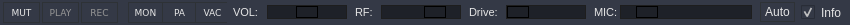
    <widget class="QWidget" name="widget_3" native="true">
     <property name="minimumSize">
      <size>
       <width>0</width>
       <height>25</height>
      </size>
     </property>
     <property name="maximumSize">
      <size>
       <width>16777215</width>
       <height>25</height>
      </size>
     </property>
     <property name="styleSheet">
      <string notr="true">QWidget { 
background: #343946;
border: 0px solid #124159;
color: #E5E5E5;
}
/*
QPushButton {
color: #C5C5C5;

border: 1px solid #124159;

border-radius: 0px;

background-color: qlineargradient(x1: 0, y1: 0, x2: 0, y2: 1,

stop: 0 #69A8C7, stop:0.45 #46768D, stop:0.5 #295971, stop: 1 #0F3446);

min-width: 35px;
}
QPushButton:hover {
background-color:qlineargradient(x1: 0, y1: 0, x2: 0, y2: 1,
stop: 0 #6C99B9, stop:0.45 #46868D, stop:0.5 #28576F, stop: 1 #184257);
color: WHITE;
border: 1px solid #124159;
}
QPushButton:pressed {
background-color:qlineargradient(x1: 0, y1: 0, x2: 0, y2: 1,
stop: 0 #267194, stop:0.45 #307FA4, stop:0.5 #3987AC, stop: 1 #549EC1);
color: WHITE;
border: 1px solid #124159;;
}
QPushButton:flat {
border: none;
}
QPushButton::checked {
background-color:qlineargradient(x1: 0, y1: 0, x2: 0, y2: 1,
stop: 0 #267194, stop:0.45 #307FA4, stop:0.5 #3987AC, stop: 1 #549EC1);
color: WHITE;
border: 1px solid #124159;;
}
QPushButton:default {
border-color: navy;
} */
QPushButton {
/*color: #ceeefa;*/ /*93afb9;*//*#E5E5E5;*/
border: 1px solid #2e3236; /*#124159; */
border-radius: 0px;
background-color: qlineargradient(x1: 0, y1: 0, x2: 0, y2: 1,
stop: 0 #bfbfbf, stop:0.45 #515253, stop:0.5 #25272b, stop: 1 #2e3236);
min-width: 33px;
}
QPushButton:hover {
background-color: qlineargradient(x1: 0, y1: 0, x2: 0, y2: 1,
stop: 0 #eeeeee, stop:0.5 #5b5e63, stop:0.55 #363b3d, stop: 1 #5d606b);
color: WHITE;
border: 1px solid #2e3236;
}
QPushButton:pressed {
background-color:qlineargradient(x1: 0, y1: 0, x2: 0, y2: 1,
stop: 0 #f4d4b4, stop:0.45 #b77738, stop:0.5 #a7601b, stop: 1 #884d12);
color: WHITE;
border: 1px solid #124159;
}
QPushButton:flat {
border: none; /* no border for a flat push button */
}
QPushButton::checked {
background-color:qlineargradient(x1: 0, y1: 0, x2: 0, y2: 1,
stop: 0 #f4d4b4, stop:0.45 #b77738, stop:0.5 #a7601b, stop: 1 #884d12);
color: WHITE;
border: 1px solid #124159;
}
QPushButton:default {
border-color: navy; /* make the default button prominent */
}
/***********************************************/
QComboBox {
border: 2px solid #124159;
background-color: white;
/* border-radius: 3px;*/
padding: 1px 18px 1px 3px;
min-width: 6em;
color: black;
}

QComboBox:editable {
background: white;
}

QComboBox:!editable, QComboBox::drop-down:editable {
background: #C5C5C5;
}

/* QComboBox gets the &quot;on&quot; state when the popup is open */
QComboBox:!editable:on, QComboBox::drop-down:editable:on {
background: *qlineargradient(x1: 0, y1: 0, x2: 0, y2: 1,
stop: 0 #D3D3D3, stop: 0.4 #D8D8D8,
stop: 0.5 #DDDDDD, stop: 1.0 #E1E1E1);
}

QComboBox:on { /* shift the text when the popup opens */
padding-top: 3px;
padding-left: 4px;
}

QComboBox::drop-down {
subcontrol-origin: padding;
subcontrol-position: top right;
width: 15px;

border-left-width: 1px;
border-left-color: darkgray;
border-left-style: solid; /* just a single line */
border-top-right-radius: 3px; /* same radius as the QComboBox */
border-bottom-right-radius: 3px;
}

QComboBox::down-arrow {
image: url(:/images/ComboBox.png) 5;
}

QComboBox::down-arrow:on { /* shift the arrow when popup is open */
top: 1px;
left: 1px;
}

QSlider::groove:horizontal {
background: #343946;/*#383B3D;*/
	background-color: rgb(30, 33, 40);
position: absolute; /* абсолютная позиция в 4px слева и справа от виджета. установка полей виджета также будет работать... */
/*width: 20px; */
height: 12px;
left: 2px; right: 2px;
border: 1px solid #1e1e1e;
margin: 0px 0;
}
QSlider::handle:horizontal {
height: 10px;
width: 20 px;
/*background: qlineargradient(x1: 0, y1: 0, x2: 0, y2: 1,
stop: 0 #69A8C7, stop:0.45 #46768D, stop:0.5 #295971, stop: 1 #0F3446); */
background: qlineargradient(x1: 0, y1: 0, x2: 0, y2: 1,
stop: 0 #f0f0f0, stop:0.45 #bcbcbc, stop:0.5 #8b8b8b, stop: 1 #686868);
/*background: qlineargradient(x1: 0, y1: 0, x2: 0, y2: 1,
stop: 0 #bfbfbf, stop:0.45 #515253, stop:0.5 #25272b, stop: 1 #2e3236);*/
border: 1px solid #686868;
	border-color: rgb(0, 0, 0);
margin: 0px 0; /* расширяется наружу от бороздки */
border-radius: 0px;
}

QSlider::groove:vertical {
background : #afafaf;
position: absolute; /* абсолютная позиция в 4px слева и справа от виджета. установка полей виджета также будет работать... */
width: 2px;
left: 2px; right: 2px;
border: 1px solid #144258;
}
QSlider::handle:vertical {
height: 10px;
background: qlineargradient(x1: 0, y1: 0, x2: 0, y2: 1,
stop: 0 #f0f0f0, stop:0.45 #bcbcbc, stop:0.5 #8b8b8b, stop: 1 #686868); /* qlineargradient(x1:0, y1:0, x2:0, y2:1, stop:0 #47778e, stop:1 #1d4d66); */
border: 1px solid #0e0e0e;
margin: 0 -3px; /* расширяется наружу от бороздки */
border-radius: 0px;
}

QSpinBox {
border: 1px solid #124159;
background-color:qlineargradient(x1: 0, y1: 0, x2: 0, y2: 1,
stop: 0 #D3D3D3, stop: 0.4 #D8D8D8, stop: 0.5 #DDDDDD, stop: 1.0 #E1E1E1);
/* border-radius: 3px;*/
padding-right: 0px; /* make room for the arrows */
/* border-image: url(:/images/frame.png) 4;*/
color: black;
}

QSpinBox::up-button {
subcontrol-origin: border;
subcontrol-position: top right; /* position at the top right corner */

width: 16px; /* 16 + 2*1px border-width = 15px padding + 3px parent border */
border-image: url(:/images/ee_spinup.png) 1;
border-width: 1px;
}

QSpinBox::up-button:hover {
border-image: url(:/images/ee_spinup.png) 1;
}

QSpinBox::up-button:pressed {
border-image: url(:/images/ee_spinup_pressed.png) 1;
}

QSpinBox::up-arrow {
image: url(:/images/ee_spinup_arrow.png);
width: 7px;
height: 7px;
}

QSpinBox::up-arrow:disabled, QSpinBox::up-arrow:off { /* off state when value is max */
image: url(:/images/up_arrow_disabled.png);
}

QSpinBox::down-button {
subcontrol-origin: border;
subcontrol-position: bottom right; /* position at bottom right corner */

width: 16px;
border-image: url(:/images/ee_spindown.png) 1;
border-width: 1px;
border-top-width: 0;
}

QSpinBox::down-button:hover {
border-image: url(:/images/ee_spindown_hover.png) 1;
}

QSpinBox::down-button:pressed {
border-image: url(:/images/ee_spindown_pressed.png) 1;
}

QSpinBox::down-arrow {
image: url(:/images/ee_spindown_arrow.png);
width: 7px;
height: 7px;
}

QSpinBox::down-arrow:disabled,
QSpinBox::down-arrow:off { /* off state when value in min */
image: url(:/images/down_arrow_disabled.png);
}



QDoubleSpinBox {
border: 1px solid #124159;
background-color: qlineargradient(x1: 0, y1: 0, x2: 0, y2: 1,
stop: 0 #D3D3D3, stop: 0.4 #D8D8D8,
stop: 0.5 #DDDDDD, stop: 1.0 #E1E1E1);
/* border-radius: 3px;*/
padding-right: 0px; /* make room for the arrows */
/* border-image: url(:/images/frame.png) 4;*/
color: black;
}

QDoubleSpinBox::up-button {
subcontrol-origin: border;
subcontrol-position: top right; /* position at the top right corner */

width: 16px; /* 16 + 2*1px border-width = 15px padding + 3px parent border */
border-image: url(:/images/ee_spinup.png) 1;
border-width: 1px;
}

QDoubleSpinBox::up-button:hover {
border-image: url(:/images/ee_spinup.png) 1;
}

QDoubleSpinBox::up-button:pressed {
border-image: url(:/images/ee_spinup_pressed.png) 1;
}

QDoubleSpinBox::up-arrow {
image: url(:/images/ee_spinup_arrow.png);
width: 7px;
height: 7px;
}

QDoubleSpinBox::up-arrow:disabled, QSpinBox::up-arrow:off { /* off state when value is max */
image: url(:/images/up_arrow_disabled.png);
}

QDoubleSpinBox::down-button {
subcontrol-origin: border;
subcontrol-position: bottom right; /* position at bottom right corner */

width: 16px;
border-image: url(:/images/ee_spindown.png) 1;
border-width: 1px;
border-top-width: 0;
}

QDoubleSpinBox::down-button:hover {
border-image: url(:/images/ee_spindown_hover.png) 1;
}

QDoubleSpinBox::down-button:pressed {
border-image: url(:/images/ee_spindown_pressed.png) 1;
}

QDoubleSpinBox::down-arrow {
image: url(:/images/ee_spindown_arrow.png);
width: 7px;
height: 7px;
}

QDoubleSpinBox::down-arrow:disabled,
QDoubleSpinBox::down-arrow:off { /* off state when value in min */
image: url(:/images/down_arrow_disabled.png);
}

QToolButton { /* all types of tool button */
color: #050505;
border: 1px solid #2e3236; /*#848584;*/
border-radius: 0px;
background-color: qlineargradient(x1: 0, y1: 0, x2: 0, y2: 1,
stop: 0 #e7e7e7, stop:0.45 #c8c9c9, stop:0.5 #bcbebc, stop: 1 #818382);
}

QToolButton[popupMode=&quot;1&quot;] { /* only for MenuButtonPopup */
padding-right: 20px; /* make way for the popup button */
}

QToolButton:hover { /* all types of tool button */
color: #050505;
border: 1px solid #a75e16; /*#848584;*/
border-radius: 0px;
background-color: qlineargradient(x1: 0, y1: 0, x2: 0, y2: 1,
stop: 0 #e7e7e7, stop:0.45 #c8c9c9, stop:0.5 #bcbebc, stop: 1 #818382);
}

QToolButton:pressed {
background-color:qlineargradient(x1: 0, y1: 0, x2: 0, y2: 1,
stop: 0 #737372, stop:0.45 #b0b1b0, stop:0.5 #c2c1c2, stop: 1 #c2c1c2);
color: #050505;
border: 1px solid #2e3236;
}

QToolButton:checked {
background-color:qlineargradient(x1: 0, y1: 0, x2: 0, y2: 1,
stop: 0 #737372, stop:0.45 #b0b1b0, stop:0.5 #c2c1c2, stop: 1 #c2c1c2);
color: #050505;
border: 1px solid #2e3236;
}

/* the subcontrols below are used only in the MenuButtonPopup mode */
QToolButton::menu-button {
border: 1px solid gray;
border-top-right-radius: 6px;
border-bottom-right-radius: 6px;
/* 16px width + 4px for border = 20px allocated above */
width: 16px;
}

QToolButton::menu-arrow {
image: url(downarrow.png);
}

QToolButton::menu-arrow:open {
top: 1px; left: 1px; /* shift it a bit */
}</string>
     </property>
     <layout class="QHBoxLayout" name="horizontalLayout_2">
      <property name="spacing">
       <number>6</number>
      </property>
      <property name="margin">
       <number>1</number>
      </property>
      <item>
       <widget class="QWidget" name="widget_8" native="true">
        <property name="minimumSize">
         <size>
          <width>120</width>
          <height>0</height>
         </size>
        </property>
        <property name="maximumSize">
         <size>
          <width>120</width>
          <height>40</height>
         </size>
        </property>
        <property name="styleSheet">
         <string notr="true">QWidget { 
background: #343946;
/* background: #6E6F6E;*/
color: #E5E5E5;
border: 0px solid #124159;
}
/*QPushButton {
color: #C5C5C5;
border: 1px solid #124159;
border-radius: 0px;
background-color: qlineargradient(x1: 0, y1: 0, x2: 0, y2: 1,
stop: 0 #69A8C7, stop:0.45 #46768D, stop:0.5 #295971, stop: 1 #0F3446);
min-width: 28px;
}
QPushButton:hover {
background-color: qlineargradient(x1: 0, y1: 0, x2: 0, y2: 1,
stop: 0 #69A8C7, stop:0.45 #46768D, stop:0.5 #295971, stop: 1 #0F3446);
color: WHITE;
border: 1px solid #124159;
}
QPushButton:disabled {
background-color:qlineargradient(x1: 0, y1: 0, x2: 0, y2: 1,
stop: 0 #6C99B9, stop:0.45 #46868D, stop:0.5 #28576F, stop: 1 #184257);
color: #104050;
border: 1px solid #124159;
}
QPushButton:pressed {
background-color:qlineargradient(x1: 0, y1: 0, x2: 0, y2: 1,
stop: 0 #267194, stop:0.45 #307FA4, stop:0.5 #3987AC, stop: 1 #549EC1);
color: WHITE;
border: 1px solid #124159;;
}
QPushButton:flat {
border: none;
}
QPushButton::checked {
background-color:qlineargradient(x1: 0, y1: 0, x2: 0, y2: 1,
stop: 0 #267194, stop:0.45 #307FA4, stop:0.5 #3987AC, stop: 1 #549EC1);
color: WHITE;
border: 1px solid #124159;
}
QPushButton:default {
border-color: navy;
}
*/
QPushButton {
/*color: #ceeefa;*/ /*E5E5E5;*/
border: 1px solid #2e3236; /*#124159;*/
border-radius: 0px;
background-color: qlineargradient(x1: 0, y1: 0, x2: 0, y2: 1,
stop: 0 #bfbfbf, stop:0.45 #515253, stop:0.5 #25272b, stop: 1 #2e3236);
}
QPushButton:hover {
background-color: qlineargradient(x1: 0, y1: 0, x2: 0, y2: 1,
stop: 0 #eeeeee, stop:0.5 #5b5e63, stop:0.55 #363b3d, stop: 1 #5d606b);
color: WHITE;
border: 1px solid #2e3236;
}
QPushButton:disabled {
border: 1px solid #2e3236; /*#124159;*/
background-color: qlineargradient(x1: 0, y1: 0, x2: 0, y2: 1,
stop: 0 #bfbfbf, stop:0.45 #515253, stop:0.5 #25272b, stop: 1 #2e3236);
color: #959595;
}
QPushButton:pressed {
background-color:qlineargradient(x1: 0, y1: 0, x2: 0, y2: 1,
stop: 0 #f4d4b4, stop:0.45 #b77738, stop:0.5 #a7601b, stop: 1 #884d12);
/*background-color: qlineargradient(x1: 0, y1: 0, x2: 0, y2: 1,
stop: 0 #267194, stop:0.45 #307FA4, stop:0.5 #3987AC, stop: 1 #549EC1); */
color: WHITE;
border: 1px solid #124159;
}
QPushButton:flat {
border: none; /* no border for a flat push button */
}
QPushButton::checked {
background-color:qlineargradient(x1: 0, y1: 0, x2: 0, y2: 1,
stop: 0 #f4d4b4, stop:0.45 #b77738, stop:0.5 #a7601b, stop: 1 #884d12);
color: WHITE;
border: 1px solid #124159;
}
QPushButton:default {
border-color: navy; /* make the default button prominent */
}
/***********************************************/
QComboBox {
border: 2px solid #124159;
background-color: white;
/* border-radius: 3px;*/
padding: 1px 1px 1px 3px;
color: black;
}

QComboBox:editable {
background: white;
}

QComboBox:!editable, QComboBox::drop-down:editable {
background: #C5C5C5;
}

/* QComboBox gets the &quot;on&quot; state when the popup is open */
QComboBox:!editable:on, QComboBox::drop-down:editable:on {
background: qlineargradient(x1: 0, y1: 0, x2: 0, y2: 1,
stop: 0 #D3D3D3, stop: 0.4 #D8D8D8,
stop: 0.5 #DDDDDD, stop: 1.0 #E1E1E1);
}

QComboBox:on { /* shift the text when the popup opens */
padding-top: 3px;
padding-left: 4px;
}

QComboBox::drop-down {
subcontrol-origin: padding;
subcontrol-position: top right;
width: 15px;

border-left-width: 1px;
border-left-color: darkgray;
border-left-style: solid; /* just a single line */
border-top-right-radius: 3px; /* same radius as the QComboBox */
border-bottom-right-radius: 3px;
}

QComboBox::down-arrow {
image: url(:/images/ComboBox1.png) 5;
}

QComboBox::down-arrow:on { /* shift the arrow when popup is open */
top: 1px;
left: 1px;
}</string>
        </property>
        <layout class="QHBoxLayout" name="horizontalLayout_10">
         <property name="spacing">
          <number>1</number>
         </property>
         <property name="leftMargin">
          <number>1</number>
         </property>
         <property name="topMargin">
          <number>0</number>
         </property>
         <property name="rightMargin">
          <number>1</number>
         </property>
         <property name="bottomMargin">
          <number>0</number>
         </property>
         <item>
          <layout class="QGridLayout" name="gridLayout_2">
           <property name="leftMargin">
            <number>0</number>
           </property>
           <property name="topMargin">
            <number>1</number>
           </property>
           <property name="rightMargin">
            <number>1</number>
           </property>
           <property name="bottomMargin">
            <number>1</number>
           </property>
           <property name="horizontalSpacing">
            <number>2</number>
           </property>
           <property name="verticalSpacing">
            <number>1</number>
           </property>
           <item row="1" column="1">
            <widget class="QPushButton" name="pbMute">
             <property name="minimumSize">
              <size>
               <width>35</width>
               <height>18</height>
              </size>
             </property>
             <property name="maximumSize">
              <size>
               <width>37</width>
               <height>21</height>
              </size>
             </property>
             <property name="font">
              <font>
               <family>Verdana</family>
               <pointsize>7</pointsize>
              </font>
             </property>
             <property name="text">
              <string>MUT</string>
             </property>
             <property name="checkable">
              <bool>true</bool>
             </property>
            </widget>
           </item>
           <item row="1" column="3">
            <widget class="QPushButton" name="pbVoicePlay">
             <property name="enabled">
              <bool>false</bool>
             </property>
             <property name="minimumSize">
              <size>
               <width>35</width>
               <height>18</height>
              </size>
             </property>
             <property name="maximumSize">
              <size>
               <width>37</width>
               <height>21</height>
              </size>
             </property>
             <property name="font">
              <font>
               <family>Verdana</family>
               <pointsize>7</pointsize>
              </font>
             </property>
             <property name="text">
              <string>PLAY</string>
             </property>
             <property name="checkable">
              <bool>true</bool>
             </property>
            </widget>
           </item>
           <item row="1" column="4">
            <widget class="QPushButton" name="pbVoiceRec">
             <property name="enabled">
              <bool>false</bool>
             </property>
             <property name="minimumSize">
              <size>
               <width>35</width>
               <height>18</height>
              </size>
             </property>
             <property name="maximumSize">
              <size>
               <width>37</width>
               <height>21</height>
              </size>
             </property>
             <property name="font">
              <font>
               <family>Verdana</family>
               <pointsize>7</pointsize>
              </font>
             </property>
             <property name="text">
              <string>REC</string>
             </property>
             <property name="checkable">
              <bool>true</bool>
             </property>
            </widget>
           </item>
          </layout>
         </item>
        </layout>
       </widget>
      </item>
      <item>
       <widget class="QWidget" name="widget_13" native="true">
        <property name="minimumSize">
         <size>
          <width>100</width>
          <height>0</height>
         </size>
        </property>
        <property name="maximumSize">
         <size>
          <width>67</width>
          <height>16777215</height>
         </size>
        </property>
        <layout class="QHBoxLayout" name="horizontalLayout_14">
         <property name="spacing">
          <number>1</number>
         </property>
         <property name="leftMargin">
          <number>1</number>
         </property>
         <property name="topMargin">
          <number>0</number>
         </property>
         <property name="rightMargin">
          <number>0</number>
         </property>
         <property name="bottomMargin">
          <number>0</number>
         </property>
         <item>
          <widget class="QPushButton" name="pbMon">
           <property name="minimumSize">
            <size>
             <width>35</width>
             <height>18</height>
            </size>
           </property>
           <property name="maximumSize">
            <size>
             <width>80</width>
             <height>21</height>
            </size>
           </property>
           <property name="font">
            <font>
             <family>Verdana</family>
             <pointsize>7</pointsize>
            </font>
           </property>
           <property name="toolTip">
            <string>Enable monitor</string>
           </property>
           <property name="styleSheet">
            <string notr="true"/>
           </property>
           <property name="text">
            <string>MON</string>
           </property>
           <property name="checkable">
            <bool>true</bool>
           </property>
           <property name="checked">
            <bool>false</bool>
           </property>
          </widget>
         </item>
         <item>
          <widget class="QPushButton" name="pbPa">
           <property name="minimumSize">
            <size>
             <width>35</width>
             <height>18</height>
            </size>
           </property>
           <property name="maximumSize">
            <size>
             <width>80</width>
             <height>21</height>
            </size>
           </property>
           <property name="font">
            <font>
             <family>Verdana</family>
             <pointsize>7</pointsize>
            </font>
           </property>
           <property name="toolTip">
            <string>Enaple External Power Amplifier</string>
           </property>
           <property name="styleSheet">
            <string notr="true"/>
           </property>
           <property name="text">
            <string>PA</string>
           </property>
           <property name="checkable">
            <bool>true</bool>
           </property>
           <property name="checked">
            <bool>false</bool>
           </property>
          </widget>
         </item>
         <item>
          <widget class="QPushButton" name="pbVac">
           <property name="minimumSize">
            <size>
             <width>35</width>
             <height>18</height>
            </size>
           </property>
           <property name="maximumSize">
            <size>
             <width>80</width>
             <height>21</height>
            </size>
           </property>
           <property name="font">
            <font>
             <family>Verdana</family>
             <pointsize>7</pointsize>
            </font>
           </property>
           <property name="toolTip">
            <string>Enable Virtual Audio Cable</string>
           </property>
           <property name="styleSheet">
            <string notr="true"/>
           </property>
           <property name="text">
            <string>VAC</string>
           </property>
           <property name="checkable">
            <bool>true</bool>
           </property>
           <property name="checked">
            <bool>false</bool>
           </property>
          </widget>
         </item>
        </layout>
       </widget>
      </item>
      <item>
       <widget class="QLabel" name="label">
        <property name="text">
         <string>&lt;!DOCTYPE HTML PUBLIC &quot;-//W3C//DTD HTML 4.0//EN&quot; &quot;http://www.w3.org/TR/REC-html40/strict.dtd&quot;&gt;
&lt;html&gt;&lt;head&gt;&lt;meta name=&quot;qrichtext&quot; content=&quot;1&quot; /&gt;&lt;style type=&quot;text/css&quot;&gt;
p, li { white-space: pre-wrap; }
&lt;/style&gt;&lt;/head&gt;&lt;body style=&quot; font-family:'MS Shell Dlg 2'; font-size:8.25pt; font-weight:400; font-style:normal;&quot;&gt;
&lt;p style=&quot; margin-top:0px; margin-bottom:0px; margin-left:0px; margin-right:0px; -qt-block-indent:0; text-indent:0px;&quot;&gt;&lt;span style=&quot; font-size:8pt;&quot;&gt;VOL:&lt;/span&gt;&lt;/p&gt;&lt;/body&gt;&lt;/html&gt;</string>
        </property>
       </widget>
      </item>
      <item>
       <widget class="QStackedWidget" name="swVolume">
        <property name="currentIndex">
         <number>0</number>
        </property>
        <widget class="QWidget" name="page_11">
         <layout class="QHBoxLayout" name="horizontalLayout_15">
          <property name="spacing">
           <number>0</number>
          </property>
          <property name="margin">
           <number>0</number>
          </property>
          <item>
           <widget class="QSlider" name="slVol">
            <property name="mouseTracking">
             <bool>true</bool>
            </property>
            <property name="maximum">
             <number>100</number>
            </property>
            <property name="value">
             <number>50</number>
            </property>
            <property name="orientation">
             <enum>Qt::Horizontal</enum>
            </property>
           </widget>
          </item>
         </layout>
        </widget>
        <widget class="QWidget" name="page_12">
         <layout class="QHBoxLayout" name="horizontalLayout_16">
          <property name="spacing">
           <number>0</number>
          </property>
          <property name="margin">
           <number>0</number>
          </property>
          <item>
           <widget class="QSlider" name="slMonVol">
            <property name="mouseTracking">
             <bool>true</bool>
            </property>
            <property name="minimum">
             <number>1</number>
            </property>
            <property name="maximum">
             <number>60</number>
            </property>
            <property name="pageStep">
             <number>1</number>
            </property>
            <property name="value">
             <number>30</number>
            </property>
            <property name="orientation">
             <enum>Qt::Horizontal</enum>
            </property>
           </widget>
          </item>
         </layout>
        </widget>
       </widget>
      </item>
      <item>
       <widget class="QLabel" name="label_2">
        <property name="text">
         <string>&lt;!DOCTYPE HTML PUBLIC &quot;-//W3C//DTD HTML 4.0//EN&quot; &quot;http://www.w3.org/TR/REC-html40/strict.dtd&quot;&gt;
&lt;html&gt;&lt;head&gt;&lt;meta name=&quot;qrichtext&quot; content=&quot;1&quot; /&gt;&lt;style type=&quot;text/css&quot;&gt;
p, li { white-space: pre-wrap; }
&lt;/style&gt;&lt;/head&gt;&lt;body style=&quot; font-family:'MS Shell Dlg 2'; font-size:8.25pt; font-weight:400; font-style:normal;&quot;&gt;
&lt;p style=&quot; margin-top:0px; margin-bottom:0px; margin-left:0px; margin-right:0px; -qt-block-indent:0; text-indent:0px;&quot;&gt;&lt;span style=&quot; font-size:8pt;&quot;&gt;RF:&lt;/span&gt;&lt;/p&gt;&lt;/body&gt;&lt;/html&gt;</string>
        </property>
       </widget>
      </item>
      <item>
       <widget class="QSlider" name="slAgc">
        <property name="minimumSize">
         <size>
          <width>0</width>
          <height>19</height>
         </size>
        </property>
        <property name="mouseTracking">
         <bool>true</bool>
        </property>
        <property name="minimum">
         <number>-20</number>
        </property>
        <property name="maximum">
         <number>120</number>
        </property>
        <property name="value">
         <number>85</number>
        </property>
        <property name="orientation">
         <enum>Qt::Horizontal</enum>
        </property>
       </widget>
      </item>
      <item>
       <widget class="QLabel" name="label_7">
        <property name="text">
         <string>&lt;!DOCTYPE HTML PUBLIC &quot;-//W3C//DTD HTML 4.0//EN&quot; &quot;http://www.w3.org/TR/REC-html40/strict.dtd&quot;&gt;
&lt;html&gt;&lt;head&gt;&lt;meta name=&quot;qrichtext&quot; content=&quot;1&quot; /&gt;&lt;style type=&quot;text/css&quot;&gt;
p, li { white-space: pre-wrap; }
&lt;/style&gt;&lt;/head&gt;&lt;body style=&quot; font-family:'MS Shell Dlg 2'; font-size:8.25pt; font-weight:400; font-style:normal;&quot;&gt;
&lt;p style=&quot; margin-top:0px; margin-bottom:0px; margin-left:0px; margin-right:0px; -qt-block-indent:0; text-indent:0px;&quot;&gt;&lt;span style=&quot; font-size:8pt;&quot;&gt;Drive:&lt;/span&gt;&lt;/p&gt;&lt;/body&gt;&lt;/html&gt;</string>
        </property>
       </widget>
      </item>
      <item>
       <widget class="QSlider" name="slDrive">
        <property name="mouseTracking">
         <bool>true</bool>
        </property>
        <property name="maximum">
         <number>10000</number>
        </property>
        <property name="orientation">
         <enum>Qt::Horizontal</enum>
        </property>
       </widget>
      </item>
      <item>
       <widget class="QStackedWidget" name="swMicSpeed">
        <property name="currentIndex">
         <number>0</number>
        </property>
        <widget class="QWidget" name="page_9">
         <layout class="QHBoxLayout" name="horizontalLayout_12">
          <property name="spacing">
           <number>0</number>
          </property>
          <property name="margin">
           <number>0</number>
          </property>
          <item>
           <widget class="QLabel" name="lbMic">
            <property name="text">
             <string>&lt;!DOCTYPE HTML PUBLIC &quot;-//W3C//DTD HTML 4.0//EN&quot; &quot;http://www.w3.org/TR/REC-html40/strict.dtd&quot;&gt;
&lt;html&gt;&lt;head&gt;&lt;meta name=&quot;qrichtext&quot; content=&quot;1&quot; /&gt;&lt;style type=&quot;text/css&quot;&gt;
p, li { white-space: pre-wrap; }
&lt;/style&gt;&lt;/head&gt;&lt;body style=&quot; font-family:'MS Shell Dlg 2'; font-size:8.25pt; font-weight:400; font-style:normal;&quot;&gt;
&lt;p style=&quot; margin-top:0px; margin-bottom:0px; margin-left:0px; margin-right:0px; -qt-block-indent:0; text-indent:0px;&quot;&gt;&lt;span style=&quot; font-size:8pt;&quot;&gt;MIC:&lt;/span&gt;&lt;/p&gt;&lt;/body&gt;&lt;/html&gt;</string>
            </property>
           </widget>
          </item>
          <item>
           <widget class="QSlider" name="slMic">
            <property name="mouseTracking">
             <bool>true</bool>
            </property>
            <property name="maximum">
             <number>70</number>
            </property>
            <property name="pageStep">
             <number>1</number>
            </property>
            <property name="value">
             <number>10</number>
            </property>
            <property name="orientation">
             <enum>Qt::Horizontal</enum>
            </property>
           </widget>
          </item>
         </layout>
        </widget>
        <widget class="QWidget" name="page_10">
         <layout class="QHBoxLayout" name="horizontalLayout_13">
          <property name="spacing">
           <number>0</number>
          </property>
          <property name="margin">
           <number>0</number>
          </property>
          <item>
           <widget class="QLabel" name="label_20">
            <property name="text">
             <string>Speed:</string>
            </property>
           </widget>
          </item>
          <item>
           <widget class="QSlider" name="slSpeed">
            <property name="mouseTracking">
             <bool>true</bool>
            </property>
            <property name="minimum">
             <number>1</number>
            </property>
            <property name="maximum">
             <number>60</number>
            </property>
            <property name="pageStep">
             <number>1</number>
            </property>
            <property name="value">
             <number>30</number>
            </property>
            <property name="orientation">
             <enum>Qt::Horizontal</enum>
            </property>
           </widget>
          </item>
          <item>
           <widget class="QSpinBox" name="sbSWSpeed">
            <property name="minimumSize">
             <size>
              <width>0</width>
              <height>20</height>
             </size>
            </property>
            <property name="maximumSize">
             <size>
              <width>16777215</width>
              <height>20</height>
             </size>
            </property>
            <property name="styleSheet">
             <string notr="true">QWidget { 
  background: #343946;
border: 1px solid #0e0e0e;
color: #E5E5E5;
}
</string>
            </property>
            <property name="frame">
             <bool>true</bool>
            </property>
            <property name="minimum">
             <number>1</number>
            </property>
            <property name="maximum">
             <number>60</number>
            </property>
            <property name="value">
             <number>25</number>
            </property>
           </widget>
          </item>
         </layout>
        </widget>
       </widget>
      </item>
      <item>
       <widget class="QPushButton" name="pbAutoFreqMaxLevel">
        <property name="minimumSize">
         <size>
          <width>35</width>
          <height>10</height>
         </size>
        </property>
        <property name="maximumSize">
         <size>
          <width>16777215</width>
          <height>20</height>
         </size>
        </property>
        <property name="toolTip">
         <string>Auto tuning</string>
        </property>
        <property name="text">
         <string>Auto</string>
        </property>
       </widget>
      </item>
      <item>
       <widget class="QCheckBox" name="cbPanInfo">
        <property name="toolTip">
         <string>Show panadapter infomation</string>
        </property>
        <property name="text">
         <string>Info  </string>
        </property>
        <property name="checked">
         <bool>true</bool>
        </property>
       </widget>
      </item>
     </layout>
    </widget>
